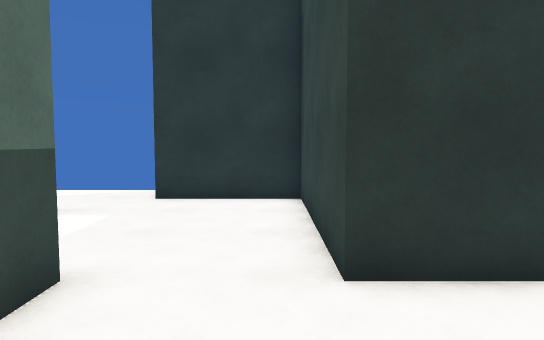
View 1 (above)

16 first-person views from a walk through a Unity game level. The camera is 1.4 m above the floor, tilts 4° down and sees 70° across. The floor is counted in squares, 1 m on a side. Each view is taken from the middle of a square. On the plan, view 1 faces up. The plan holds only what a view shows up to about 16 squares ahead; the rest is blank. The player character is not drawn.

View 2
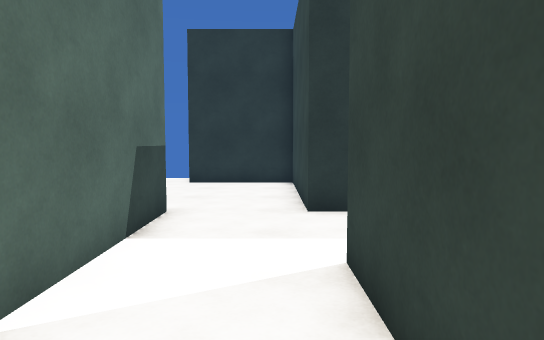

View 3
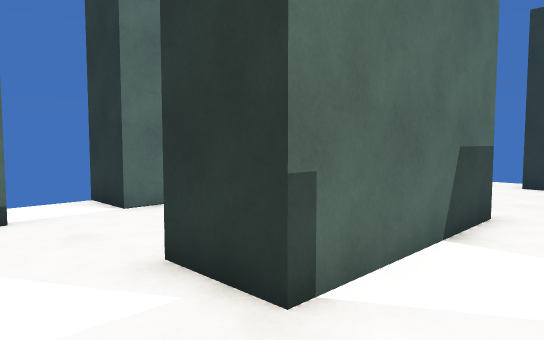

View 4
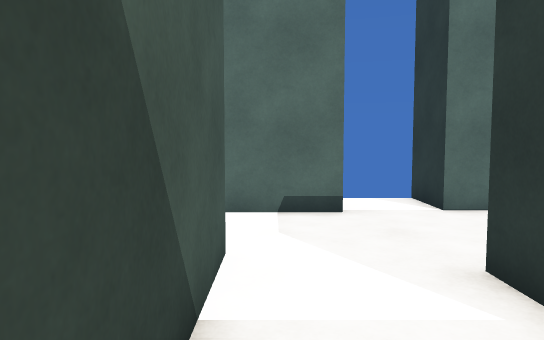

View 5
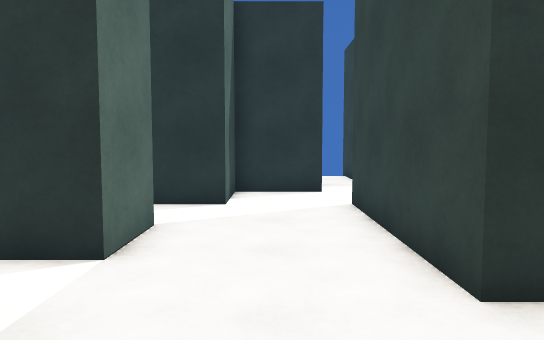

View 6
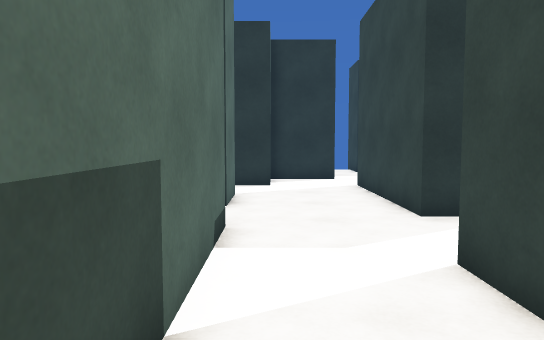

View 7
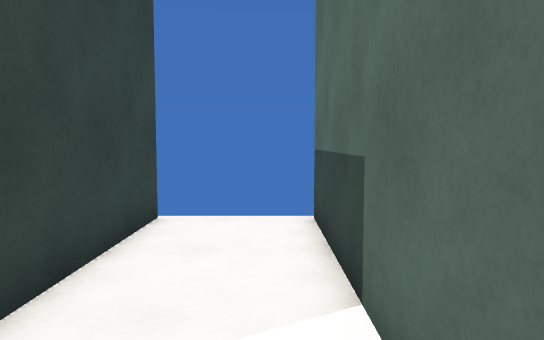

View 8
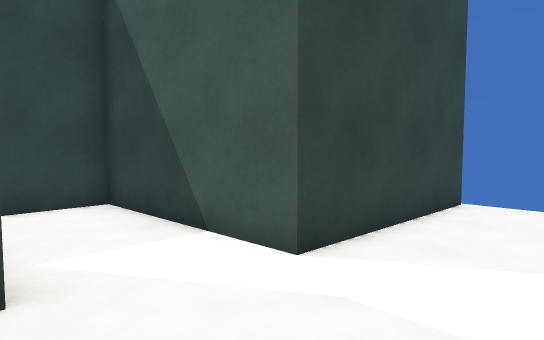

View 9
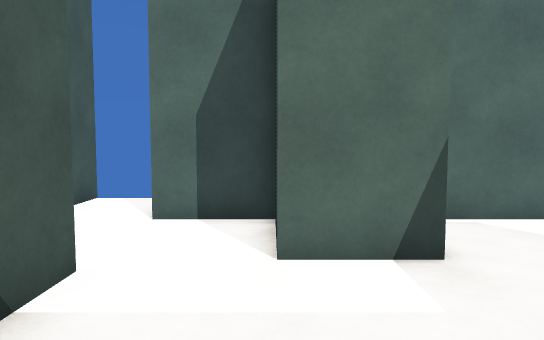

View 10
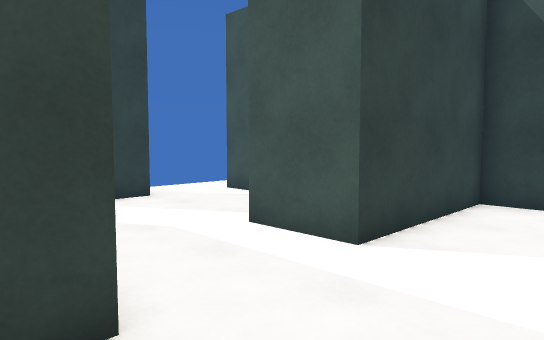

View 11
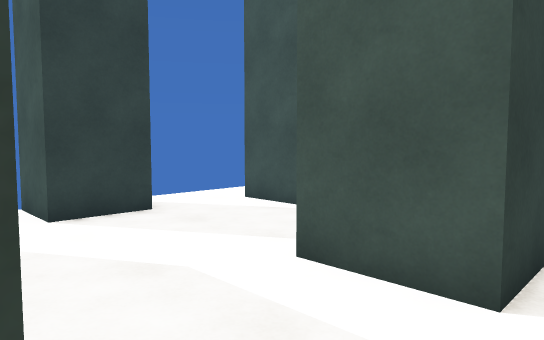

View 12
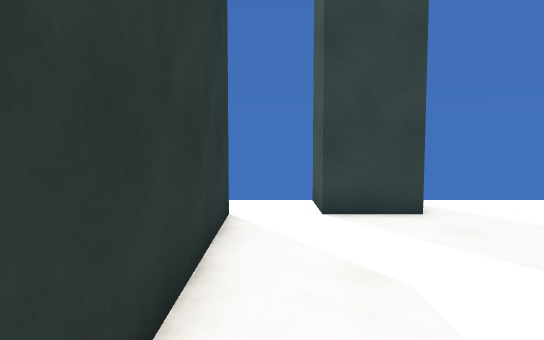

View 13
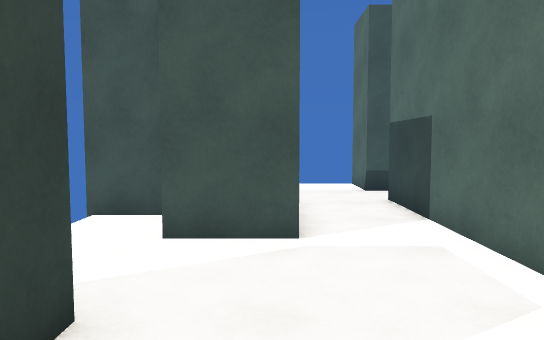

View 14
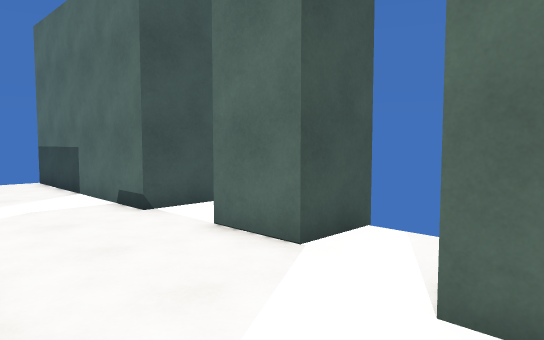

View 15
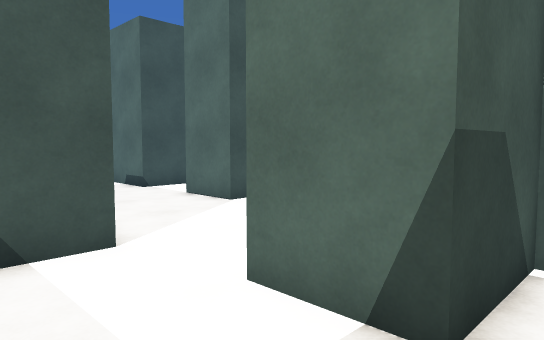

View 16
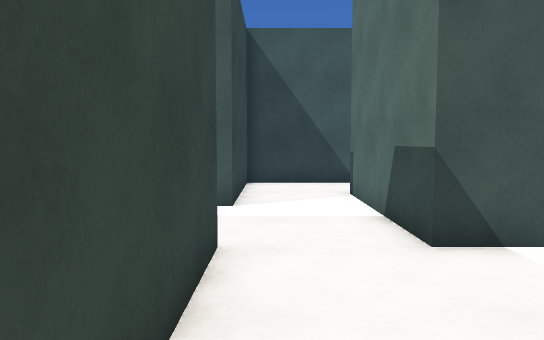

### Floor plan
Ten units are one square. View 1 is at (0, 0); x grows to the right and y downward. Boxes are objects, and circles mark ways between rooms. Rooms are numbered by the first view taken in them; rooms with no view inside come last. Other rooms are left out.
<svg viewBox="-104 -115 205 222">
<path fill="none" stroke="#000" d="M-22 -15 -22 17 -42 17 -42 -39M-96 26 -78 26 -78 102M-99 -15 -80 -15 -80 4 -99 4M-71 -38 -88 -38M-49 102 -49 46 7 46 7 -5M-42 -39 -22 -39M7 -38 7 -97 -29 -97 -29 -110M-71 -110 -71 -81 -46 -81 -46 -61 -71 -61 -71 -38M76 0 76 -20 86 -20M55 26 76 26M76 -38 7 -38M7 -5 31 -5M81 46 96 46M-22 -39 -22 -15"/>
<circle cx="-55" cy="-40" r="3" fill="#2a7"/>
<circle cx="-5" cy="-5" r="3" fill="#2a7"/>
<circle cx="-5" cy="-40" r="3" fill="#2a7"/>
<text x="-50" y="20">1</text>
<text x="-30" y="-70">2</text>
<text x="50" y="-10">3</text>
</svg>
Room 1 opens to room 2. Room 1 opens to room 3. Room 2 opens to room 3.

Where each view was taken, in squares from view 1:
view 1: 0 up, 0 right, facing up
view 2: 4 down, 0 right, facing up
view 3: 4 down, 0 right, facing up-left
view 4: 4 down, 0 right, facing left
view 5: 5 down, 6 left, facing up
view 6: 9 down, 7 left, facing up
view 7: 3 down, 7 left, facing down
view 8: 1 down, 8 left, facing down-right
view 9: 6 up, 0 right, facing left
view 10: 5 up, 2 left, facing down-right
view 11: 4 up, 0 right, facing down-right
view 12: 3 up, 0 right, facing right
view 13: 3 up, 6 right, facing down
view 14: 5 up, 4 left, facing down-left
view 15: 9 up, 2 left, facing down-left
view 16: 9 up, 0 right, facing down
